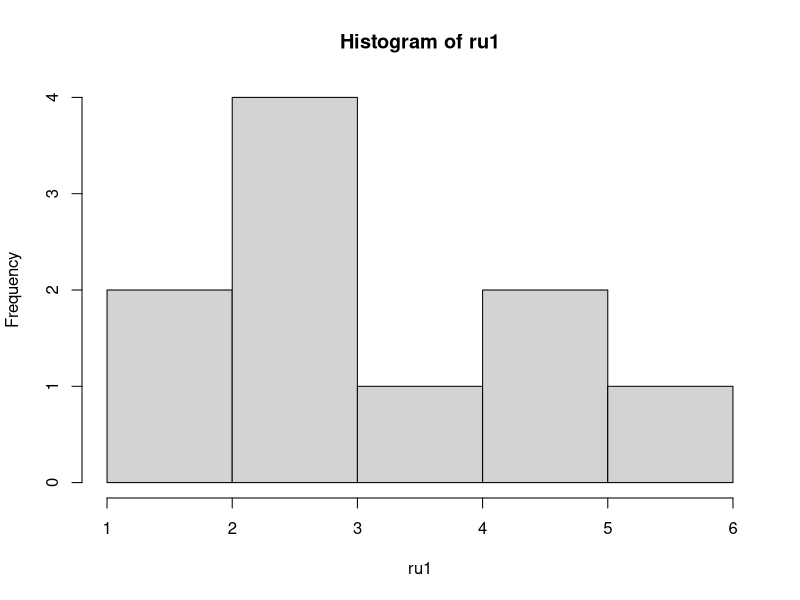
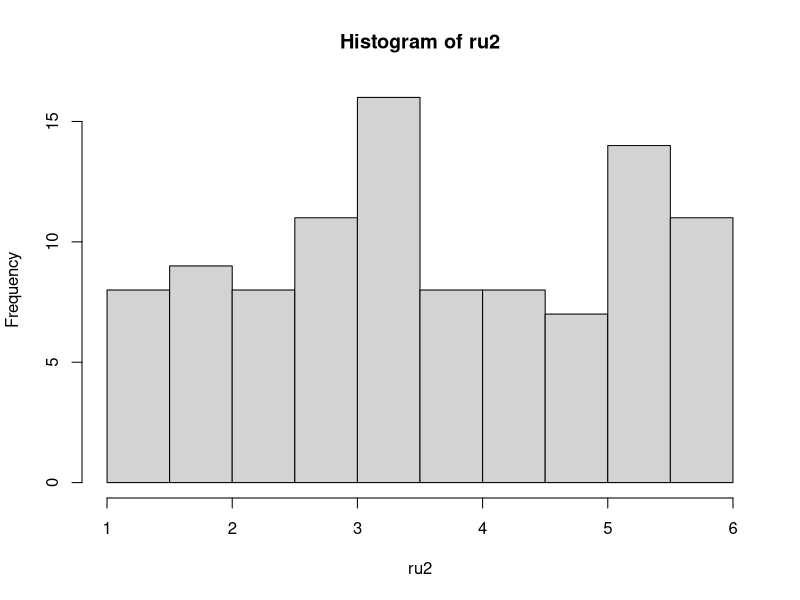
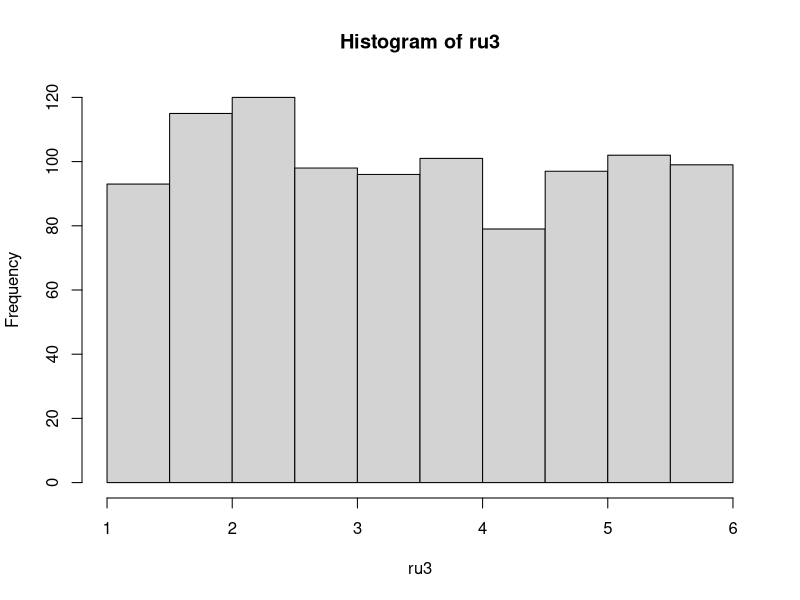
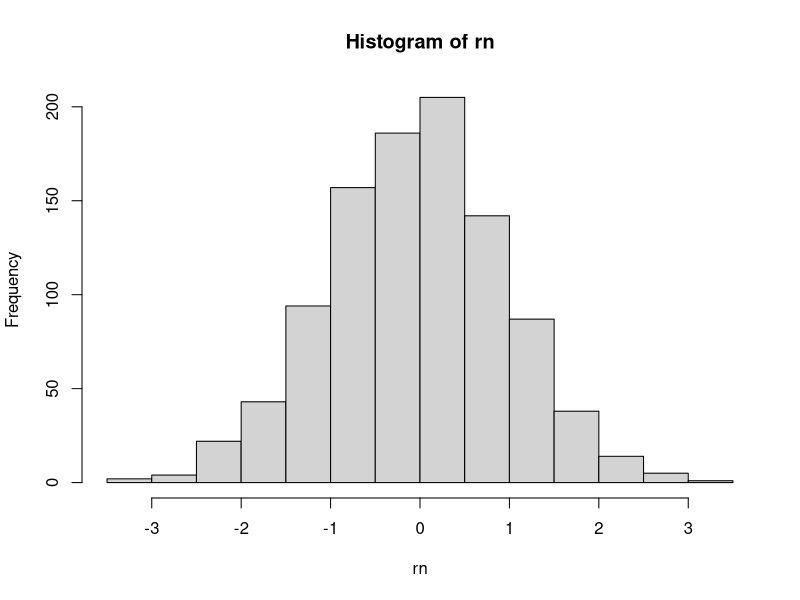
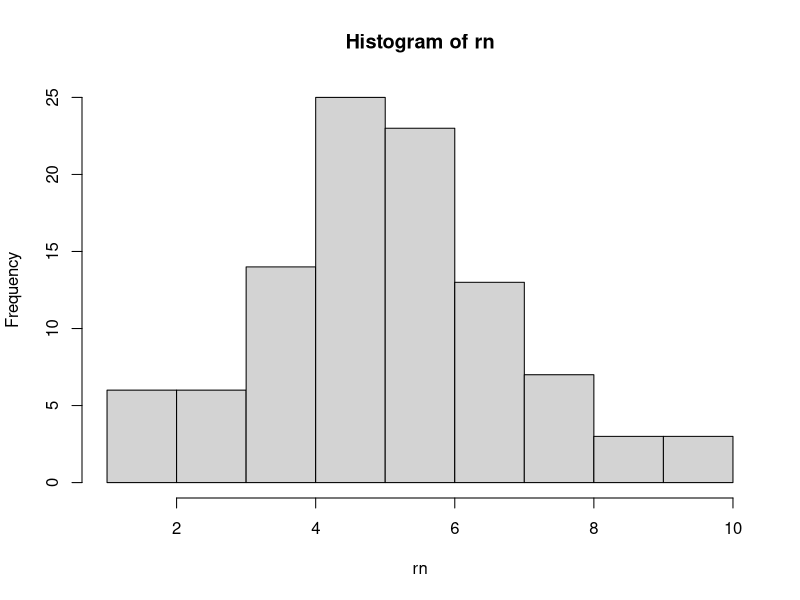
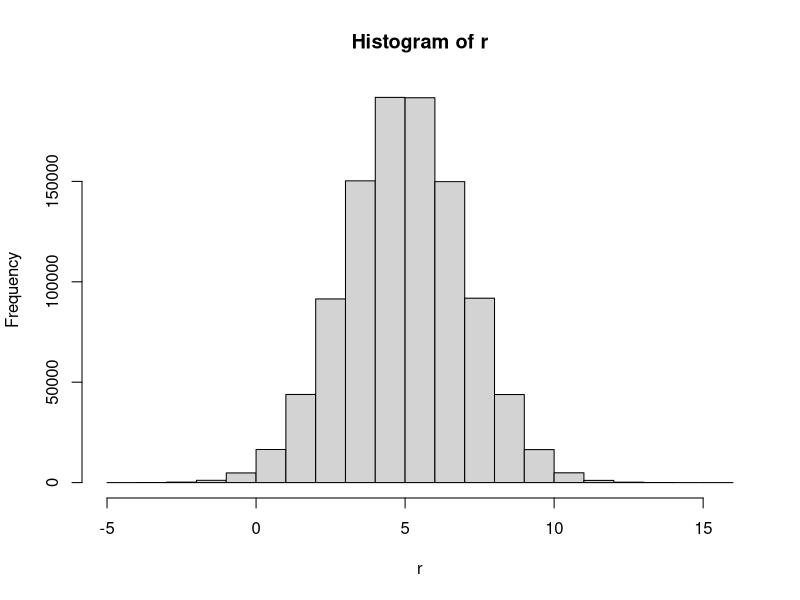
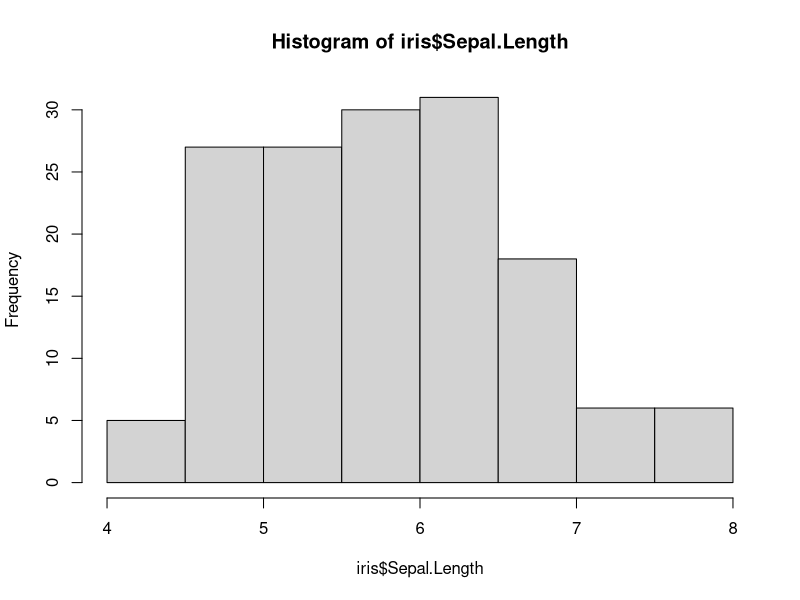
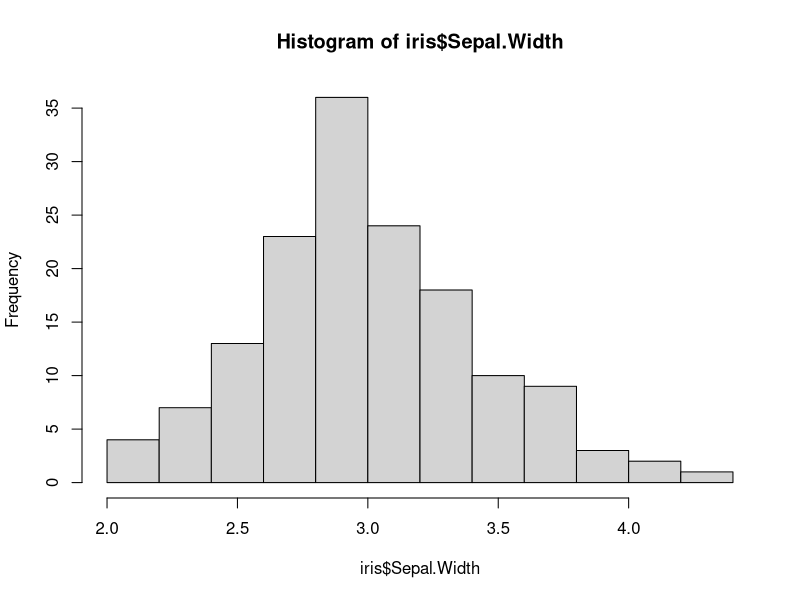

These figures' R source, in order:
## ---- chunk 1
ru1 <- runif(n = 10, min = 1, max = 6) #Los números que obtendremos tienen decimales

hist(ru1)
## ---- chunk 2
ru2 <- runif(n =100, min = 1, max = 6) 
hist(ru2)

ru3 <- runif(n =1000, min = 1, max = 6) 
hist(ru3)
## ---- chunk 3
rnorm(n = 4, mean = 100, sd = 5)
## ---- chunk 4
set.seed(6)
rnorm(n = 10, mean = 5, sd = 5)
set.seed(6)
rnorm(n = 10, mean = 5, sd = 5)
set.seed(4)
rnorm(n = 10, mean = 5, sd = 5)
## ---- chunk 5
rn<-rnorm(n = 100)
rn<-rnorm(n = 1000, mean = 0, sd = 1)
hist(rn)
mean(rn)
sd(rn)
## ---- chunk 6
rn<-rnorm(n = 100, mean = 5, sd = 2)
hist(rn)
mean(rn)
sd(rn)
## ---- chunk 7
r<-rnorm(1000000, mean=5, sd=2)
hist(r)
mean(r)
sd(r)
## ---- chunk 8
data(iris)
hist(iris$Sepal.Length)
hist(iris$Sepal.Width)
hist(iris$Petal.Length)
hist(iris$Petal.Width)

## ---- chunk 9
library(ggplot2)

ggplot(iris, aes(Sepal.Width)) +
  geom_bar(stat = "count")

## ---- chunk 10
pnorm(q = -2, mean = 2, sd = 2)
## ---- chunk 11
1-pnorm(-2,mean=2,sd=2)
